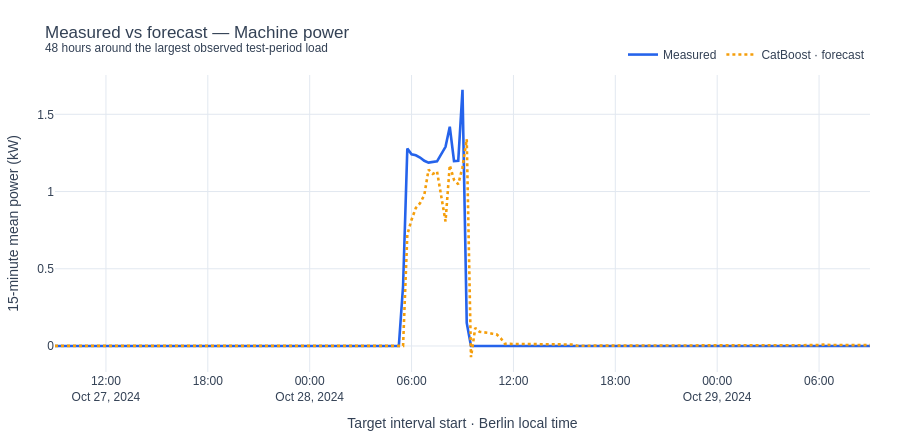
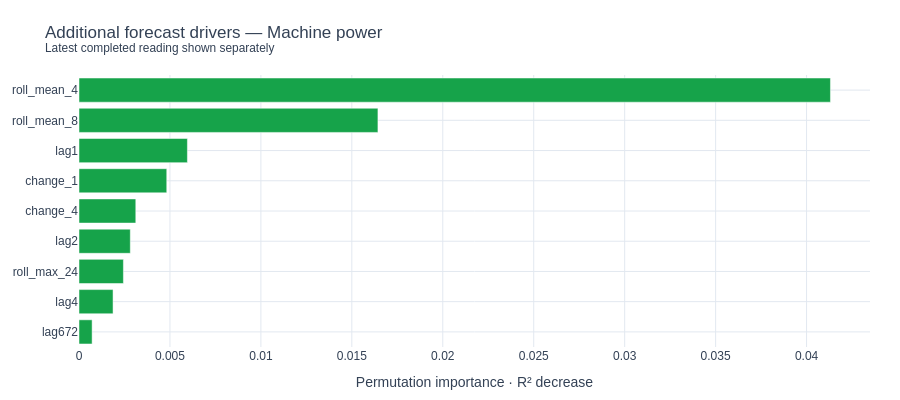
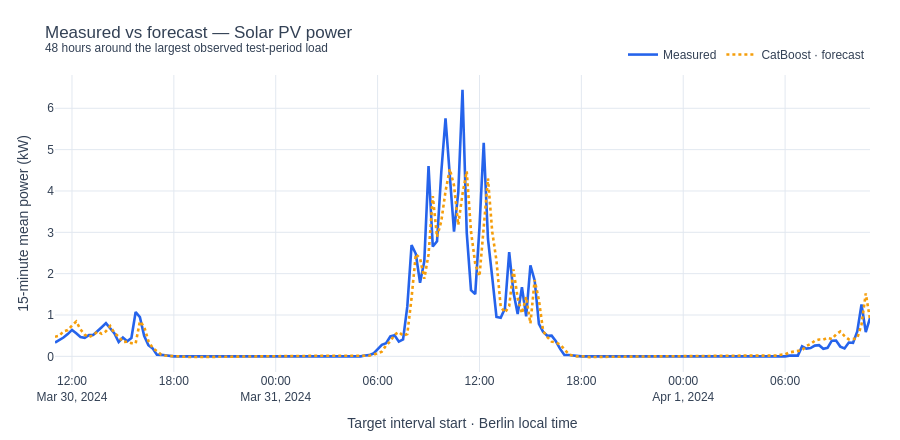
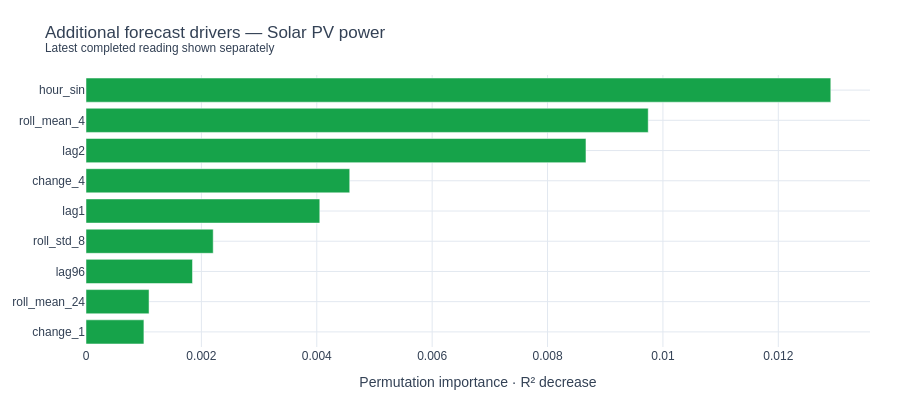

Notebook code for these charts, in order:
### Markdown cell above
### 📊 6. Which models perform best, before and after tuning?
Each dataset now has **two complete tables** with the same seven metrics: one for default models and one for the five tuned finalists. Both are ordered by observed **test R²**.

The headline cards, example forecast and feature-importance chart all describe the **same observed test leader**. I keep the training-CV alternative visible, because choosing the best result after looking at test scores is exploratory model selection and needs confirmation on new data.

The forecast chart focuses on a recorded period with activity rather than an idle week. The importance chart separates the latest completed interval from older history so the smaller drivers remain readable.

### Code cell
def plot_forecast_vs_actual(predictions, label, unit, winner):
    df = predictions.sort_values("target_time").reset_index(drop=True)

    if df["target"].abs().max() > 0:
        center = df.loc[
            df["target"].abs().idxmax(), "target_time"
        ]
        window = df.loc[
            df["target_time"].between(
                center - pd.Timedelta(hours=24),
                center + pd.Timedelta(hours=24)
            )
        ]
        note = "48 hours around the largest observed test-period load"
    else:
        window = df.tail(96)
        note = "Last 24 hours · observed readings were zero"

    fig = go.Figure()

    for column, name, color, dash in [
        ("target", "Measured", BLUE, "solid"),
        ("prediction", f"{winner} · forecast", ORANGE, "dot"),
    ]:
        fig.add_trace(go.Scatter(
            x=window["target_time"],
            y=window[column],
            mode="lines",
            name=name,
            line=dict(color=color, width=2.6, dash=dash),
            connectgaps=False,
            hovertemplate=(
                f"%{{x|%d %b %Y %H:%M}}<br>"
                f"{name}: %{{y:,.4f}} {unit}<extra></extra>"
            ),
        ))

    fig.update_xaxes(title="Target interval start · Berlin local time")
    fig.update_yaxes(title=f"15-minute mean power ({unit})")

    polish(
        fig,
        f"Measured vs forecast — {label}",
        note,
        height=440,
    )


def plot_other_drivers(importance, label):
    current = importance.loc[
        importance.Feature == "value", "Importance"
    ]

    others = (
        importance.loc[
            (importance.Feature != "value") &
            (importance.Importance > 0)
        ]
        .head(9)
        .sort_values("Importance")
    )

    if others.empty:
        display(Markdown(
            "*No additional feature showed positive importance.*"
        ))
        return

    fig = go.Figure(go.Bar(
        x=others["Importance"],
        y=others["Feature"],
        orientation="h",
        marker_color=GREEN,
        hovertemplate=(
            "%{y}<br>R² decrease: %{x:.4f}<extra></extra>"
        ),
    ))

    fig.update_xaxes(
        title="Permutation importance · R² decrease"
    )

    polish(
        fig,
        f"Additional forecast drivers — {label}",
        "Latest completed reading shown separately",
        height=400,
    )

    if not current.empty:
        report(
            f"The latest completed reading has importance "
            f"**{current.iloc[0]:.3f}**. This is expected "
            "for short-term forecasting and does not, by itself, "
            "mean data leakage. The chart shows the contribution "
            "of other historical features."
        )


# Results for TEC_48S and IPE_PV
columns = [
    "Model", "Params", "Train_R2",
    "Test_R2", "MAE", "MSE", "RMSE",
]

for key, meta in TARGETS.items():
    result = benchmarks[key]

    defaults = result["defaults"]
    tuned = result["finalists"]

    # All champion statistics come from TUNED models.
    winner_name = result["winner"]
    winner_row = tuned.loc[
        tuned["Model"] == winner_name
    ].iloc[0]

    cv_name = result["cv_alternative"]
    cv_row = tuned.loc[
        tuned["Model"] == cv_name
    ].iloc[0]

    test = result["test"]

    display(Markdown(
        f"## {'🏭' if key == 'machine' else '☀️'} "
        f"{meta['label']}"
    ))

    # 1. Default models first
    show_table(
        defaults,
        columns,
        caption=(
            "Default models — before hyperparameter tuning "
            "(sorted by test R²)"
        ),
    )

    # 2. Tuned models second
    show_table(
        tuned,
        columns,
        caption=(
            "Top 5 tuned finalists — final comparison "
            "(sorted by test R²)"
        ),
    )

    # 3. Cards AFTER both tables — TUNED MODEL RESULTS ONLY
    display(Markdown("#### 🏆 Tuned model — final results"))

    show_cards([
        (
            "Tuned benchmark champion",
            winner_name,
            "Highest observed tuned test R² · exploratory choice",
        ),
        (
            "Champion test R²",
            f"{winner_row.Test_R2:.3f}",
            "Tuned model · observed test performance",
        ),
        (
            "Champion train R²",
            f"{winner_row.Train_R2:.3f}",
            "Tuned model · compare with test R²",
        ),
        (
            "Champion test MAE",
            f"{winner_row.MAE:.4f} {meta['unit']}",
            "Tuned model · average absolute error",
        ),
        (
            "Training-CV alternative",
            cv_name,
            f"Tuned model · test R² {cv_row.Test_R2:.3f}",
        ),
        (
            "Test period",
            f"{len(test):,} intervals",
            (
                f"{test.WsDateTime.min():%d %b} – "
                f"{test.WsDateTime.max():%d %b %Y}"
            ),
        ),
    ])

    # 4. Graphs using the tuned champion
    plot_forecast_vs_actual(
        result["predictions"],
        meta["label"],
        meta["unit"],
        winner_name,
    )

    plot_other_drivers(
        result["importance"],
        meta["label"],
    )

    # 5. Short EDA-style report
    baseline = result["baseline"]
    baseline_note = (
        f"The recent-reading baseline reached "
        f"R² **{baseline['R2']:.3f}**. "
        if baseline is not None
        else "The baseline had too few valid readings. "
    )

    gap = winner_row.Train_R2 - winner_row.Test_R2

    report(
        f"After hyperparameter tuning, **{winner_name}** "
        f"achieved the highest observed test R² "
        f"of **{winner_row.Test_R2:.3f}** "
        f"for {meta['label'].lower()}.\n\n"
        f"Its train R² was **{winner_row.Train_R2:.3f}**, "
        f"giving a train–test difference of **{gap:.3f}**.\n\n"
        f"{baseline_note}\n\n"
        f"The training-CV alternative was **{cv_name}**, "
        f"with a test R² of **{cv_row.Test_R2:.3f}**.\n\n"
        "The champion was selected after reviewing test results, "
        "so its score is an exploratory comparison rather than "
        "an independent final performance estimate."
    )

### Figure 1 — Plotly figure (JSON) as saved in the notebook; plotly's stock layout.template omitted (floating-point values rounded to 4 significant figures; data arrays with more than 128 entries replaced by an {"elided": "..."} marker saying what was removed)
{"data": [{"connectgaps": false, "hovertemplate": "%{x|%d %b %Y %H:%M}<br>Measured: %{y:,.4f} kW<extra></extra>", "line": {"color": "#2563eb", "dash": "solid", "width": 2.6}, "mode": "lines", "name": "Measured", "type": "scatter", "x": {"elided": "192 str values"}, "y": {"elided": "192 float values"}}, {"connectgaps": false, "hovertemplate": "%{x|%d %b %Y %H:%M}<br>CatBoost · forecast: %{y:,.4f} kW<extra></extra>", "line": {"color": "#f59e0b", "dash": "dot", "width": 2.6}, "mode": "lines", "name": "CatBoost · forecast", "type": "scatter", "x": {"elided": "192 str values"}, "y": {"elided": "192 float values"}}], "layout": {"font": {"color": "#334155", "family": "Arial, sans-serif", "size": 12}, "height": 440, "hovermode": "x unified", "legend": {"orientation": "h", "x": 1, "xanchor": "right", "y": 1.02, "yanchor": "bottom"}, "margin": {"b": 50, "l": 55, "r": 30, "t": 75}, "paper_bgcolor": "#ffffff", "plot_bgcolor": "#ffffff", "title": {"text": "Measured vs forecast — Machine power<br><sup>48 hours around the largest observed test-period load</sup>", "x": 0.05, "xanchor": "left"}, "xaxis": {"gridcolor": "#e2e8f0", "showgrid": true, "title": {"text": "Target interval start · Berlin local time"}, "zeroline": false}, "yaxis": {"gridcolor": "#e2e8f0", "showgrid": true, "title": {"text": "15-minute mean power (kW)"}, "zeroline": false}}}

### Figure 2 — Plotly figure (JSON) as saved in the notebook; plotly's stock layout.template omitted (floating-point values rounded to 4 significant figures)
{"data": [{"hovertemplate": "%{y}<br>R² decrease: %{x:.4f}<extra></extra>", "marker": {"color": "#16a34a"}, "orientation": "h", "type": "bar", "x": [0.0007205, 0.001872, 0.002441, 0.00282, 0.003122, 0.004824, 0.00596, 0.01643, 0.04131], "y": ["lag672", "lag4", "roll_max_24", "lag2", "change_4", "change_1", "lag1", "roll_mean_8", "roll_mean_4"]}], "layout": {"font": {"color": "#334155", "family": "Arial, sans-serif", "size": 12}, "height": 400, "hovermode": "x unified", "legend": {"orientation": "h", "x": 1, "xanchor": "right", "y": 1.02, "yanchor": "bottom"}, "margin": {"b": 50, "l": 55, "r": 30, "t": 75}, "paper_bgcolor": "#ffffff", "plot_bgcolor": "#ffffff", "title": {"text": "Additional forecast drivers — Machine power<br><sup>Latest completed reading shown separately</sup>", "x": 0.05, "xanchor": "left"}, "xaxis": {"gridcolor": "#e2e8f0", "showgrid": true, "title": {"text": "Permutation importance · R² decrease"}, "zeroline": false}, "yaxis": {"gridcolor": "#e2e8f0", "showgrid": true, "zeroline": false}}}

### Figure 3 — Plotly figure (JSON) as saved in the notebook; plotly's stock layout.template omitted (floating-point values rounded to 4 significant figures; data arrays with more than 128 entries replaced by an {"elided": "..."} marker saying what was removed)
{"data": [{"connectgaps": false, "hovertemplate": "%{x|%d %b %Y %H:%M}<br>Measured: %{y:,.4f} kW<extra></extra>", "line": {"color": "#2563eb", "dash": "solid", "width": 2.6}, "mode": "lines", "name": "Measured", "type": "scatter", "x": {"elided": "193 str values"}, "y": {"elided": "193 float values"}}, {"connectgaps": false, "hovertemplate": "%{x|%d %b %Y %H:%M}<br>CatBoost · forecast: %{y:,.4f} kW<extra></extra>", "line": {"color": "#f59e0b", "dash": "dot", "width": 2.6}, "mode": "lines", "name": "CatBoost · forecast", "type": "scatter", "x": {"elided": "193 str values"}, "y": {"elided": "193 float values"}}], "layout": {"font": {"color": "#334155", "family": "Arial, sans-serif", "size": 12}, "height": 440, "hovermode": "x unified", "legend": {"orientation": "h", "x": 1, "xanchor": "right", "y": 1.02, "yanchor": "bottom"}, "margin": {"b": 50, "l": 55, "r": 30, "t": 75}, "paper_bgcolor": "#ffffff", "plot_bgcolor": "#ffffff", "title": {"text": "Measured vs forecast — Solar PV power<br><sup>48 hours around the largest observed test-period load</sup>", "x": 0.05, "xanchor": "left"}, "xaxis": {"gridcolor": "#e2e8f0", "showgrid": true, "title": {"text": "Target interval start · Berlin local time"}, "zeroline": false}, "yaxis": {"gridcolor": "#e2e8f0", "showgrid": true, "title": {"text": "15-minute mean power (kW)"}, "zeroline": false}}}

### Figure 4 — Plotly figure (JSON) as saved in the notebook; plotly's stock layout.template omitted (floating-point values rounded to 4 significant figures)
{"data": [{"hovertemplate": "%{y}<br>R² decrease: %{x:.4f}<extra></extra>", "marker": {"color": "#16a34a"}, "orientation": "h", "type": "bar", "x": [0.001004, 0.001093, 0.001846, 0.002205, 0.004052, 0.004571, 0.008666, 0.009745, 0.01291], "y": ["change_1", "roll_mean_24", "lag96", "roll_std_8", "lag1", "change_4", "lag2", "roll_mean_4", "hour_sin"]}], "layout": {"font": {"color": "#334155", "family": "Arial, sans-serif", "size": 12}, "height": 400, "hovermode": "x unified", "legend": {"orientation": "h", "x": 1, "xanchor": "right", "y": 1.02, "yanchor": "bottom"}, "margin": {"b": 50, "l": 55, "r": 30, "t": 75}, "paper_bgcolor": "#ffffff", "plot_bgcolor": "#ffffff", "title": {"text": "Additional forecast drivers — Solar PV power<br><sup>Latest completed reading shown separately</sup>", "x": 0.05, "xanchor": "left"}, "xaxis": {"gridcolor": "#e2e8f0", "showgrid": true, "title": {"text": "Permutation importance · R² decrease"}, "zeroline": false}, "yaxis": {"gridcolor": "#e2e8f0", "showgrid": true, "zeroline": false}}}
